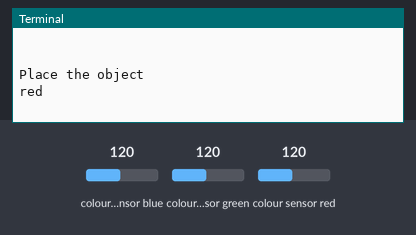
Bench run of a program on a simulated Raspberry Pi (BCM pin numbers). On the bench: the last lines printed to the terminal. The test bench sets the inputs (shaded band); at power-on: colour sensor blue 120, colour sensor green 120, colour sensor red 120. The colour sensor's output runs at 400 + 24·value Hz for the selected filter; the clock reads 2024-03-15 10:24:30 at power-on unless the program sets it.

Above: at 1.2 s.
1.3 s: colour sensor blue set to 128
At 2.4 s:
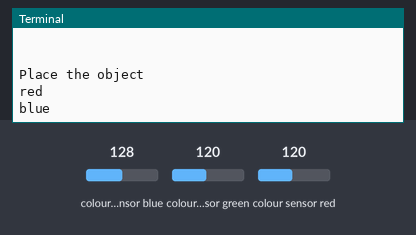
3.3 s: colour sensor green set to 128
At 4.0 s:
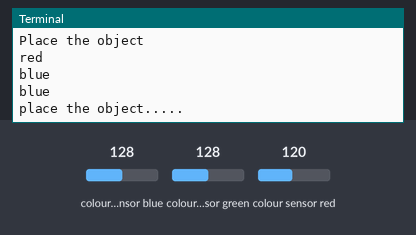
6.0 s: colour sensor blue set to 5
At 7.1 s:
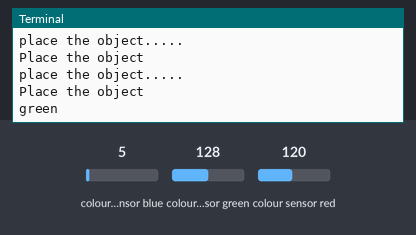

The program:

colour.py
```python
import RPi.GPIO as GPIO
import time


s2 = 23
s3 = 24
# for setting up the mode
signal = 25
#output value
NUM_CYCLES = 5


def setup():
  GPIO.setmode(GPIO.BCM)
  GPIO.setup(signal,GPIO.IN)
  GPIO.setup(s2,GPIO.OUT)
  GPIO.setup(s3,GPIO.OUT)
  print("\n")

def main_loop():
  temp = 0
  while(True):

    GPIO.output(s2,GPIO.LOW)
    GPIO.output(s3,GPIO.LOW)
    # Low low is red
    time.sleep(0.3)
    start = time.time()
    for i in range(NUM_CYCLES):
      GPIO.wait_for_edge(signal, GPIO.BOTH)
    duration = time.time() - start
    red  = NUM_CYCLES / duration

    GPIO.output(s2,GPIO.LOW)
    GPIO.output(s3,GPIO.HIGH)
    time.sleep(0.3)
    start = time.time()
    for i in range(NUM_CYCLES):
      GPIO.wait_for_edge(signal, GPIO.BOTH)
    duration = time.time() - start
    blue = NUM_CYCLES / duration


    GPIO.output(s2,GPIO.HIGH)
    GPIO.output(s3,GPIO.HIGH)
    time.sleep(0.3)
    start = time.time()
    for i in range(NUM_CYCLES):
      GPIO.wait_for_edge(signal, GPIO.BOTH)
    duration = time.time() - start
    green = NUM_CYCLES / duration

    if temp==0:
        print("Place the object")
    if green<red and red>blue:
      print("red")
      temp=1
    elif red<green and green>blue:
      print("green")
      temp=1
    elif green<blue and blue>red:
      print("blue")
      temp=1
    else:
      print("place the object.....")
      temp=0
    #The GPIO.wait_for_edge function is used to block the program's execution until a specified edge is detected
    #Where it can be set to rising ,falling or both so that the new input is taken only when there is some change..

def endprogram():
    GPIO.cleanup()

if __name__=='__main__':

    setup()

    try:
        main_loop()

    except KeyboardInterrupt:
        print("end of program")
        endprogram()
        ''' since both the S0 and S1 inputs of the TCS3200 Color Sensor are connected to +5V, the output frequency is scaled to 100% i.e. the output frequency will be in the range of 500 KHz to 600 KHz.

        As S2 and S3 pins of the TCS3200 Color Sensor are used to select the Photo Diode, they are set in three different combination one after the other to get the RAW data of the Red, Blue and Green values.'''
```

Measured:
- after the input at 1.3 s, the terminal: prints a new line after 0.51 s (image 1)
- after the input at 3.3 s, the terminal: prints a new line after 0.31 s (image 2)
- after the input at 6.0 s, the terminal: prints a new line after 0.32 s (image 3)
